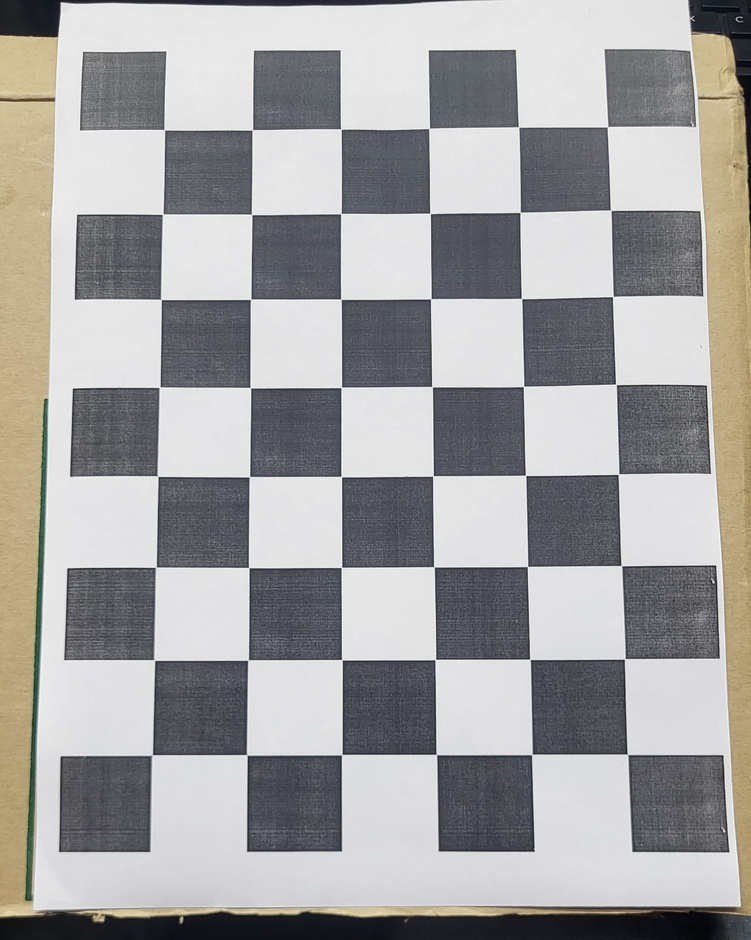
#> input picture image/chess.jpg, 751 x 940 px, shrunk from 1279 x 1600 before the run
$ jupyter execute practical_8.ipynb
#> lines starting #> are read from the running program, lines starting #| are printed output that depends on the picture; after the words box and inside, x2 and y2 are one past the last pixel; in counts of white or black regions, pixels touching at a corner belong together
[cell 1]
import numpy as np
import cv2
import glob
import matplotlib.pyplot as plt

[cell 2]
chess = cv2.imread('./image/chess.jpg' )
#> chess is the input picture: shape (940, 751, 3); mean B, G, R 161.9, 162, 163.2
found , corner = cv2.findChessboardCorners(chess, (6,6))
#> found = True; corner = 36 rows, first 8: [164.4, 129.8], [252.4, 129.9], [340.8, 129.1], [429.2, 128.4], [518.5, 127.1], [607.4, 126.8], [162.5, 214.3], [251.8, 214.5]
cv2.drawChessboardCorners(chess ,(6,6) ,  corner , found)
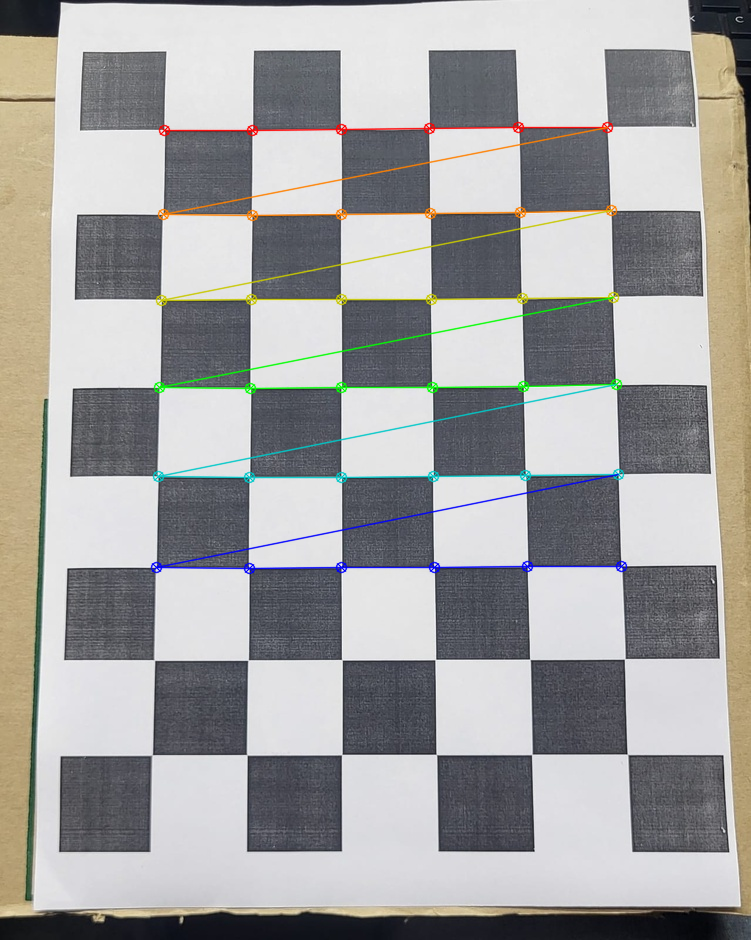
#> chess: shape (940, 751, 3); 2.54% of pixels changed, all inside (x1, y1, x2, y2) = (150, 121, 628, 575)

[cell 3]
import numpy as np
import cv2 as cv
import glob
import matplotlib.pyplot as plt


criteria = (cv.TERM_CRITERIA_EPS + cv.TERM_CRITERIA_MAX_ITER, 30, 0.001)

objp = np.zeros((6*7, 3), np.float32)
objp[:, :2] = np.mgrid[0:7, 0:6].T.reshape(-1, 2)

objpoints = []
imgpoints = []

images = glob.glob('./image/chess.jpg')

for fname in images:
    img = cv.imread(fname)
    gray = cv.cvtColor(img, cv.COLOR_BGR2GRAY)
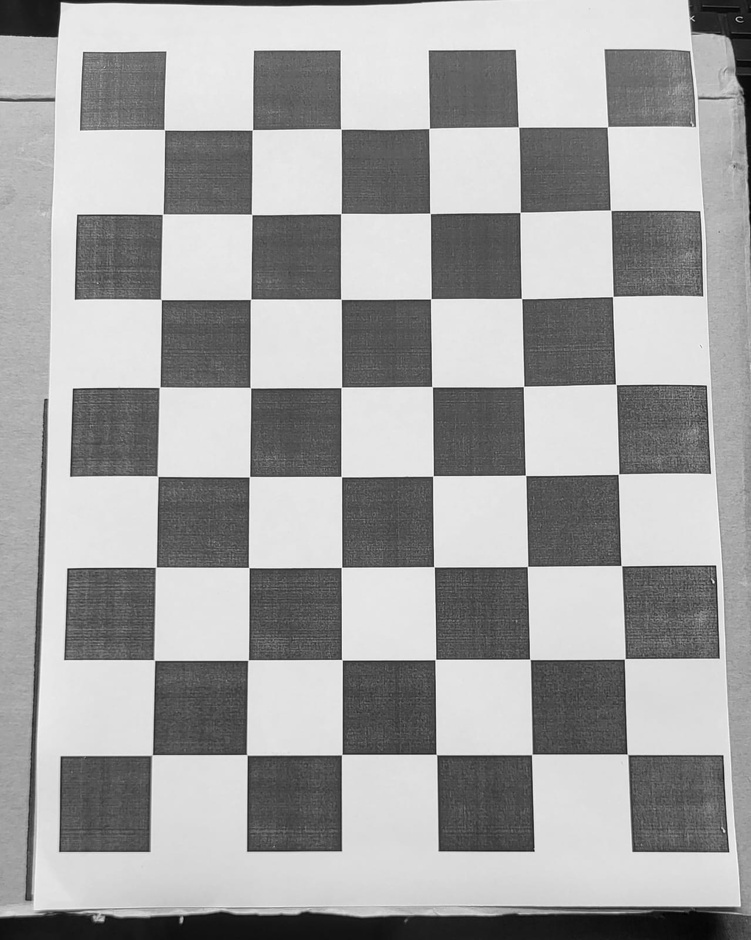
#> gray: shape (940, 751); min 0, max 255, mean 162.3

    ret, corners = cv.findChessboardCorners(gray, (6, 6), None)
#> ret = True; corners has the same summary as corner

    if ret == True:
        objpoints.append(objp)

        corners2 = cv.cornerSubPix(gray, corners, (11, 11), (-1, -1), criteria)
#> corners2 = 36 rows, first 8: [164.4, 129.7], [252.4, 129.9], [340.8, 129.2], [429.1, 128.4], [518.5, 127.1], [607.4, 126.7], [162.6, 214.3], [251.6, 214.4]
        imgpoints.append(corners2)

        cv.drawChessboardCorners(img, (7, 6), corners2, ret)
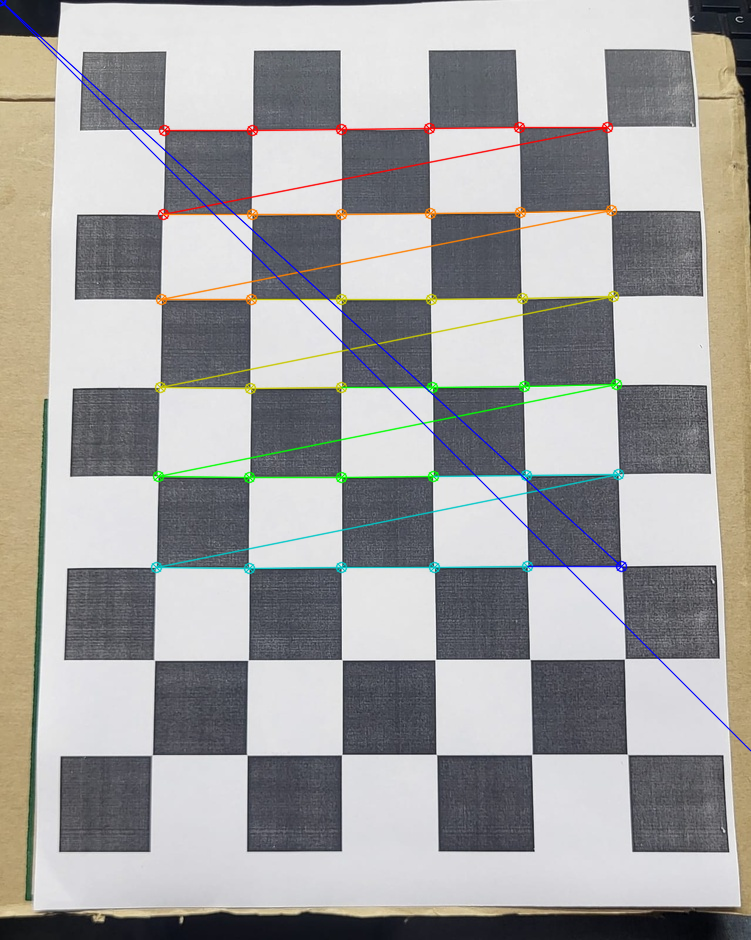
#> img: shape (940, 751, 3); 3.09% of pixels changed, all inside (x1, y1, x2, y2) = (0, 0, 751, 752)
        cv.imshow('img', img)
        cv.waitKey(500)

cv.destroyAllWindows()
plt.imshow(img)
